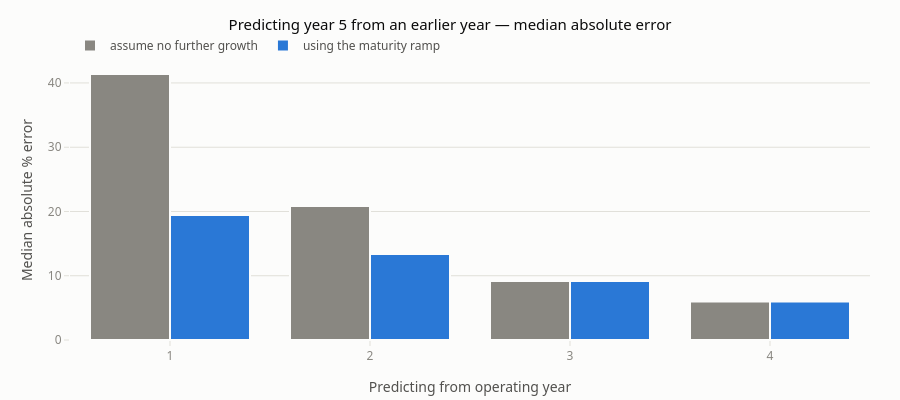

This figure's notebook cell:
### Markdown cell above
## 1.2 How reliable is the year-5 call?

Every site that actually reached year 5, predicted from each earlier year and checked against what
happened. `naive` assumes the site never grows again; `ramp` applies the §1.1 curve.

### Code cell
v = td.validation()

fig = go.Figure()
fig.add_bar(x=v.from_operating_year, y=v.mdape_naive, name="assume no further growth",
            marker=dict(color=MUTED, line=dict(width=2, color=SURFACE)),
            hovertemplate="from year %{x}<br>%{y:.1f}% error<extra></extra>")
fig.add_bar(x=v.from_operating_year, y=v.mdape_ramp, name="using the maturity ramp",
            marker=dict(color=S1, line=dict(width=2, color=SURFACE)),
            hovertemplate="from year %{x}<br>%{y:.1f}% error<extra></extra>")
fig.update_layout(title="Predicting year 5 from an earlier year — median absolute error",
                  xaxis_title="Predicting from operating year", yaxis_title="Median absolute % error",
                  height=400, barmode="group", xaxis=dict(dtick=1),
                  legend=dict(orientation="h", yanchor="bottom", y=1.0, x=0))
fig.show()

print(v.round(2).to_string(index=False))
print("\nramp used:", td.RAMP)

### Figure 1 — Plotly figure (JSON) as saved in the notebook; plotly's stock layout.template omitted (floating-point values rounded to 4 significant figures)
{"data": [{"hovertemplate": "from year %{x}<br>%{y:.1f}% error<extra></extra>", "marker": {"color": "#898781", "line": {"color": "#fcfcfb", "width": 2}}, "name": "assume no further growth", "type": "bar", "x": [1, 2, 3, 4], "y": [41.39, 20.86, 9.2, 6.005]}, {"hovertemplate": "from year %{x}<br>%{y:.1f}% error<extra></extra>", "marker": {"color": "#2a78d6", "line": {"color": "#fcfcfb", "width": 2}}, "name": "using the maturity ramp", "type": "bar", "x": [1, 2, 3, 4], "y": [19.46, 13.38, 9.2, 6.005]}], "layout": {"barmode": "group", "height": 400, "legend": {"orientation": "h", "x": 0, "y": 1.0, "yanchor": "bottom"}, "title": {"text": "Predicting year 5 from an earlier year — median absolute error"}, "xaxis": {"dtick": 1, "title": {"text": "Predicting from operating year"}}, "yaxis": {"title": {"text": "Median absolute % error"}}}}
